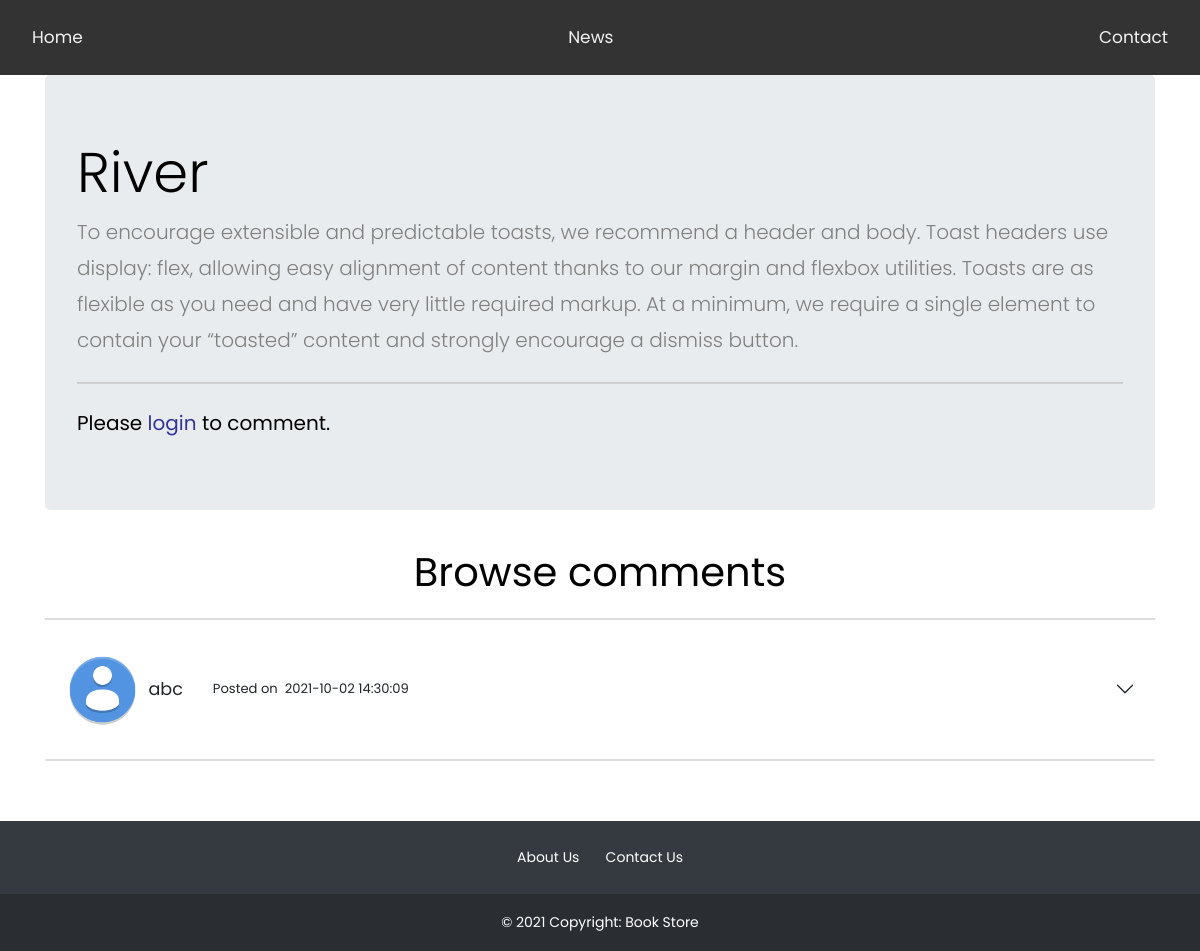
The page /comments.php?fid=8 on the database its author committed.
### tables this page shows
CREATE TABLE IF NOT EXISTS `forumnew` (
  `id` int NOT NULL AUTO_INCREMENT,
  `title` varchar(255) DEFAULT NULL,
  `description` varchar(1000) DEFAULT NULL,
  `created` date DEFAULT NULL,
  `started` varchar(100) NOT NULL,
  PRIMARY KEY (`id`)
);

CREATE TABLE IF NOT EXISTS `comment` (
  `id` int NOT NULL,
  `name` varchar(100) NOT NULL,
  `comment` varchar(1000) NOT NULL,
  `datetime` datetime NOT NULL
);

### comments.php (the view, shortened to what this page needs)
<!DOCTYPE html>
<html lang="en">
<head>
    <link href="https://cdn.jsdelivr.net/npm/bootstrap@5.1.1/dist/css/bootstrap.min.css" rel="stylesheet"
>
    <link rel="stylesheet" href="https://stackpath.bootstrapcdn.com/font-awesome/4.7.0/css/font-awesome.min.css">
    <link rel="stylesheet" href="css/style.css">
</head>
<body>
    <div class="navbar">
        <a href="index.php">Home</a>
        <a href="#news">News</a>
        <a href="#contact">Contact</a>
    </div>
    <div class="container">
        <?php
    $forum_id = $_GET['fid'];
    $conn = mysqli_connect("localhost", "root", "", "bookstore");
    $sql = "select * from forumnew where id='$forum_id'";
    $result = mysqli_query($conn, $sql);
    $title = "";
    $description = "";
while ($row = mysqli_fetch_assoc($result))
{
    $title = $row['title'];
    $description = $row['description'];
}
echo'
    <div class="jumbotron">
    <h1 class="display-4">'.$title.'</h1>
    <p class="lead">'.$description.'</p>
    <hr class="my-4">
';
if(isset($_SESSION['LOGIN']) && $_SESSION['LOGIN']!=''){
   echo '
   <p class="lead">
  <a class="btn btn-primary btn-lg" data-bs-toggle="collapse" href="#collapseExample" role="button" aria-expanded="false" aria-controls="collapseExample">
    Add Comment
  </a>
</p>
<div class="collapse" id="collapseExample">
  <div class="card card-body">
   <form method="POST" action="comments.php?fid='.$forum_id.'">
  <div class="mb-3">
  <label for="exampleFormControlTextarea1" class="form-label">Enter your comment</label>
  <textarea class="form-control" id="exampleFormControlTextarea1" rows="4" style="border:1px solid black;" name="comment" required></textarea>
  </div>
  <div class = "mb-3">
    <input type = "submit" class = "btn btn-success" value = "Post"><br>
</div>
  </form>
  </div>
</div>
</div>
   ';
}else{
	echo '
  <h5>Please <a href="login.php" style="color:#339;">login</a> to comment.</h5>
  </div>
  ';
}
    ?>
<?php
$conn = mysqli_connect("localhost", "root", "", "bookstore");
$sql = "select * from comment where id='$forum_id' order by datetime DESC";
$result = mysqli_query($conn, $sql);
$rows = mysqli_num_rows($result);
if($rows>0){
  echo '
  <h1 style="text-align:center;">Browse comments</h1>
  <hr>
  ';
    $i=1;
    while ($row = mysqli_fetch_assoc($result))
    {
    $name = $row['name'];
    $comment = $row['comment'];
    $datetime = $row['datetime'];
    echo '
    <div class="accordion accordion-flush" id="accordionFlushExample">
    <div class="accordion-item">
      <h2 class="accordion-header" id="flush-heading'.$i.'">
        <button class="accordion-button collapsed" type="button" data-bs-toggle="collapse" data-bs-target="#flush-collapse'.$i.'" aria-expanded="false" aria-controls="flush-collapse'.$i.'">
          <img src="images/usericonnew.png" alt="" width="7%"> &nbsp;&nbsp; <font style="font-size:1.1em;">'.$name.'</font> &nbsp;&nbsp;&nbsp;&nbsp;&nbsp;&nbsp;&nbsp; <font style="font-size:0.82em;" class="text-end">Posted on &nbsp;'.$datetime.'</font>
        </button>
      </h2>
      <div id="flush-collapse'.$i.'" class="accordion-collapse collapse" aria-labelledby="flush-heading'.$i.'" data-bs-parent="#accordionFlushExample">
        <div class="accordion-body">'.$comment.'</div>
      </div>
    </div>
    </div>
    <hr>
    ';
    $i++;
    }
}
else{
  echo'
  <h1 style="text-align:center;">No comments</h1>
  <p style="text-align:center; font-size:1.5em">Be the first person to comment!</p>
  ';
}
?>
    </div>
    <footer class="bg-dark text-center text-white" style="margin-top:5%">
        <div class="container p-4 pb-0">
            <a href="">About Us</a>
            <a href="">Contact Us</a>
        </div>
        <div class="text-center p-3" style="background-color: rgba(0, 0, 0, 0.2);">
            ©  Copyright: Book Store
        </div>
    </footer>
</body>
</html>

### comments.php (style rules this page uses)
a { text-decoration: none; color: #fff; }
a:link { color: #fff; }
body { margin: 150; }
.navbar { overflow: hidden; background-color: #333; position: sticky; z-index: 10; top: 0; width: 100%; }
.navbar a { float: left; display: block; color: #f2f2f2; text-align: center; padding: 14px 16px; text-decoration: none; font-size: 17px; }

### rows shown on the page
forumnew: title "River", description "To encourage extensible and predictable toasts, we recommend a header and body. Toast headers use display: flex, allowing easy alignment of content thanks to our margin and flexbox utilities. Toasts are as flexible as you need and have very little required markup. At a minimum, we require a single element to contain your “toasted” content and strongly encourage a dismiss button."
comment: name "abc", datetime "2021-10-02 14:30:09"
